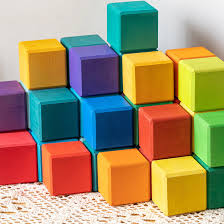
#> input picture Chapter_5/my_images/blox.jpeg, 224 x 224 px
$ python 3_detect_corners_shi_tomasi.py
#> lines starting #> are read from the running program, lines starting #| are printed output that depends on the picture; after the words box and inside, x2 and y2 are one past the last pixel; in counts of white or black regions, pixels touching at a corner belong together
# Shit Tomasi Corner Detector

import cv2
import numpy as np

img = cv2.imread("./my_images/blox.jpeg")
#> img is the input picture: shape (224, 224, 3); mean B, G, R 110.5, 144, 161.5

# Convert to grayscale
gray = cv2.cvtColor(img, cv2.COLOR_BGR2GRAY)
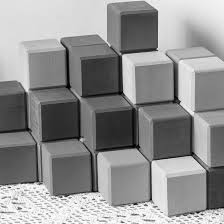
#> gray: shape (224, 224); min 1, max 255, mean 145.4

# Set parameters for Shi-Tomasi Corner detector

max_corners = 100
quality_level = 0.3
min_distance = 7
block_size = 7


# Apply Shi-Tomasi Corner Detector
corners = cv2.goodFeaturesToTrack(gray, max_corners, quality_level, min_distance, blockSize=block_size)
#> corners = 24 rows, first 8: [124, 56], [96, 189], [149, 201], [155, 48], [154, 162], [39, 181], [98, 154], [208, 207]

# Draw detected corners on the original image
corners = np.int8(corners)
#> corners = 24 rows, first 8: [124, 56], [96, -67], [-107, -55], [-101, 48], [-102, -94], [39, -75], [98, -102], [-48, -49]

for i in corners:
    x, y = i.ravel()
    cv2.circle(img, (x, y), 5, (0, 255, 0), -1)
#> this loop made 24 passes
#> (x, y) on passes 1 to 12: (124, 56), (96, -67), (-107, -55), (-101, 48), (-102, -94), (39, -75), (98, -102), (-48, -49), (-79, 102), (-59, -42), (79, -118), (65, -58)
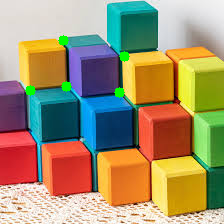
#> img: shape (224, 224, 3); 0.81% of pixels changed, all inside (x1, y1, x2, y2) = (25, 35, 130, 98)

# Display the original image with detected corners
cv2.imshow("Image", img)
cv2.waitKey(0)
cv2.destroyAllWindows()

$ run again, with Chapter_5/my_images/dog-head.jpg copied over Chapter_5/my_images/blox.jpeg
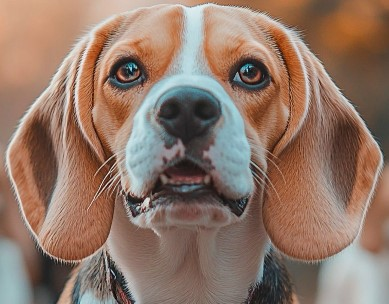
#> input picture Chapter_5/my_images/dog-head.jpg, 389 x 304 px
#> img is the input picture: shape (304, 389, 3); mean B, G, R 104.3, 118.9, 145.2
#> `gray = cv2.cvtColor(img, cv2.COLOR_BGR2GRAY)`:
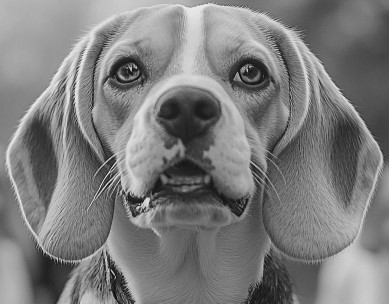
#> gray: shape (304, 389); min 7, max 241, mean 125.1
#> `corners = cv2.goodFeaturesToTrack(gray, max_corners, quality_level, mi..`: corners = 28 rows, first 8: [134, 68], [134, 215], [248, 67], [139, 209], [130, 194], [150, 198], [123, 192], [151, 207]
#> `corners = np.int8(corners)`: corners = 28 rows, first 8: [-122, 68], [-122, -41], [-8, 67], [-117, -47], [-126, -62], [-106, -58], [123, -64], [-105, -49]
#> the loop `for i in corners:` made 28 passes
#> after the loop `for i in corners:`:
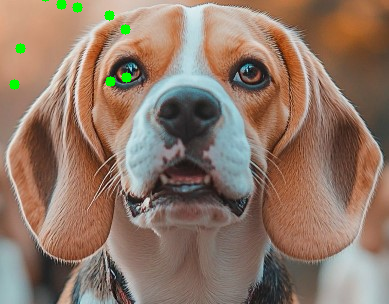
#> img: shape (304, 389, 3); 0.55% of pixels changed, all inside (x1, y1, x2, y2) = (9, 0, 132, 90)

$ run again, with Chapter_5/my_images/dog.jpg copied over Chapter_5/my_images/blox.jpeg
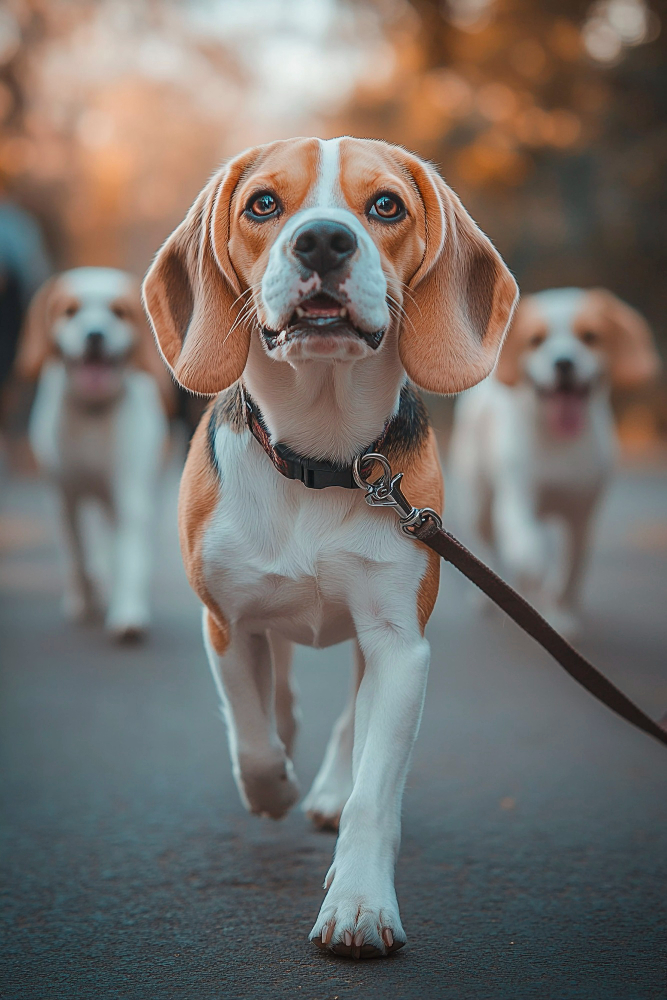
#> input picture Chapter_5/my_images/dog.jpg, 667 x 1000 px
#> img is the input picture: shape (1000, 667, 3); mean B, G, R 106.4, 111.5, 117.5
#> `gray = cv2.cvtColor(img, cv2.COLOR_BGR2GRAY)`:
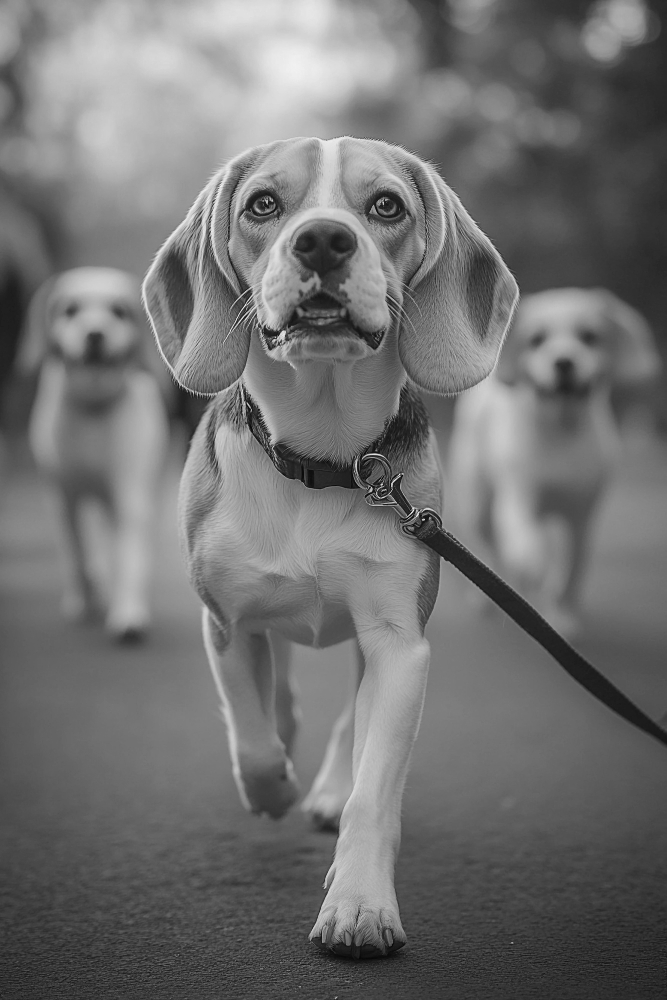
#> gray: shape (1000, 667); min 3, max 243, mean 112.7
#> `corners = cv2.goodFeaturesToTrack(gray, max_corners, quality_level, mi..`: corners = 37 rows, first 8: [422, 517], [371, 489], [270, 202], [380, 493], [270, 348], [384, 200], [383, 486], [275, 342]
#> `corners = np.int8(corners)`: corners = 37 rows, first 8: [-90, 5], [115, -23], [14, -54], [124, -19], [14, 92], [-128, -56], [127, -26], [19, 86]
#> the loop `for i in corners:` made 37 passes
#> after the loop `for i in corners:`:
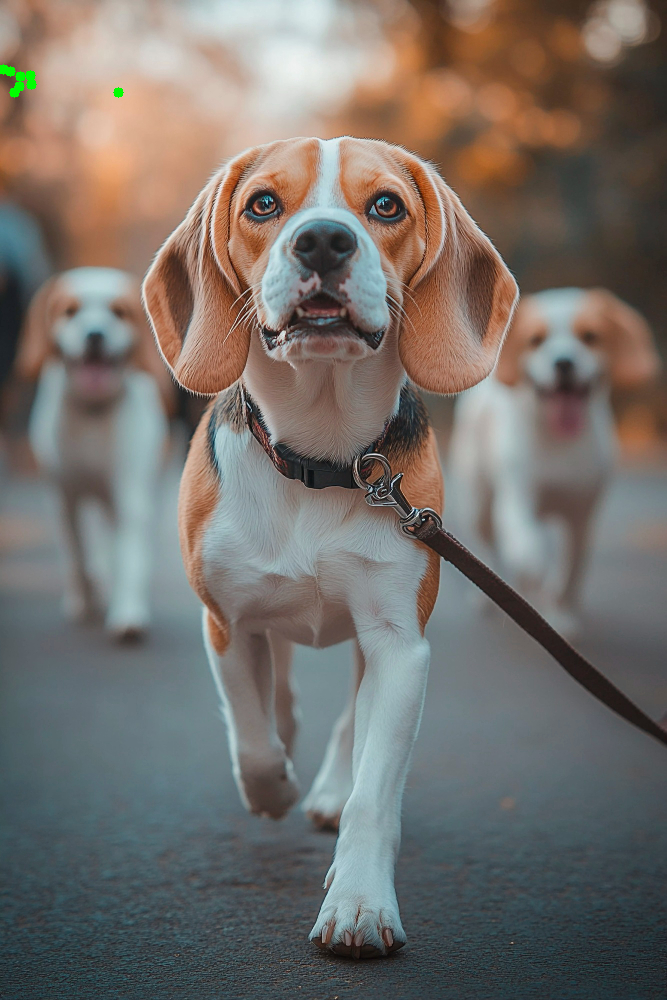
#> img: shape (1000, 667, 3); 0.09% of pixels changed, all inside (x1, y1, x2, y2) = (0, 64, 124, 98)
